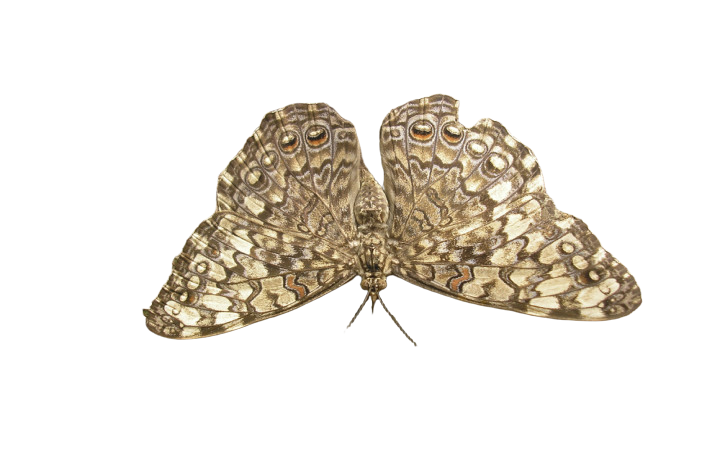
#> input picture image_rmbg.png, 720 x 450 px
$ python -i io.py   (imports and definitions only)
#> lines starting #> are read from the running program, lines starting #| are printed output that depends on the picture
import socket
from io import BytesIO
from pathlib import Path
from urllib import error, parse, request

from PIL import Image, ImageOps

from .tls import build_ssl_context

DOWNLOAD_TIMEOUT_SECONDS = 20
MAX_DOWNLOAD_BYTES = 20 * 1024 * 1024
READ_CHUNK_BYTES = 64 * 1024


def _is_url_reference(value: str) -> bool:
    parsed = parse.urlparse(value)
    return bool(parsed.scheme and parsed.netloc)


def is_http_url(value: str) -> bool:
    parsed = parse.urlparse(value)
    return parsed.scheme.lower() in {"http", "https"} and bool(parsed.netloc)


# [92 lines left out: functions _sanitize_filename_stem, _derive_output_stem_from_url, _validate_image_response, _fetch_url_image_bytes, _decode_image_bytes, not called in this run]


def load_image(path: str) -> Image.Image:
#> called with path = '../../../image_rmbg.png'
    if _is_url_reference(path):
        if not is_http_url(path):
            scheme = parse.urlparse(path).scheme.lower()
            raise RuntimeError(
                f"Unsupported input URL scheme '{scheme}'. Only http/https are allowed."
            )
        raw = _fetch_url_image_bytes(path)
        return _decode_image_bytes(raw)

    with Image.open(path) as image:
#> image is the input picture: PIL image 720x450 RGBA; mean R, G, B, A 155.4, 135.7, 101.6, 57
        return ImageOps.exif_transpose(image).convert("RGB")
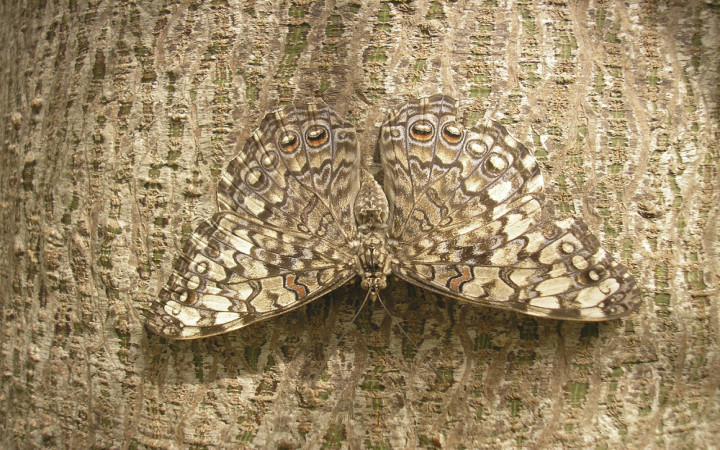
#> returned value: PIL image 720x450 RGB; mean R, G, B 155.4, 135.7, 101.6


# [14 lines left out: functions default_output_path, save_png, not called in this run]

>>> result = load_image('../../../image_rmbg.png')
